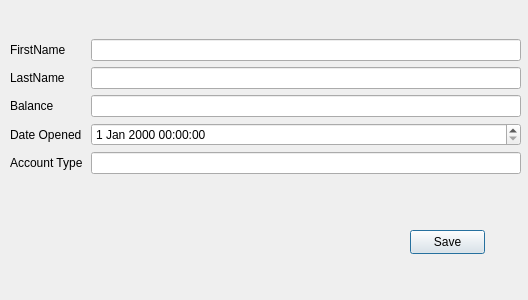
<?xml version="1.0" encoding="UTF-8"?>
<ui version="4.0">
 <class>AddAccount</class>
 <widget class="QDialog" name="AddAccount">
  <property name="geometry">
   <rect>
    <x>0</x>
    <y>0</y>
    <width>528</width>
    <height>300</height>
   </rect>
  </property>
  <property name="windowTitle">
   <string>Dialog</string>
  </property>
  <widget class="QWidget" name="formLayoutWidget">
   <property name="geometry">
    <rect>
     <x>10</x>
     <y>39</y>
     <width>511</width>
     <height>171</height>
    </rect>
   </property>
   <layout class="QFormLayout" name="formLayout">
    <item row="0" column="0">
     <widget class="QLabel" name="label">
      <property name="text">
       <string>FirstName </string>
      </property>
     </widget>
    </item>
    <item row="0" column="1">
     <widget class="QLineEdit" name="firstNamelineEdit"/>
    </item>
    <item row="1" column="0">
     <widget class="QLabel" name="label_2">
      <property name="text">
       <string>LastName</string>
      </property>
     </widget>
    </item>
    <item row="1" column="1">
     <widget class="QLineEdit" name="lastNamelineEdit"/>
    </item>
    <item row="2" column="0">
     <widget class="QLabel" name="label_3">
      <property name="text">
       <string>Balance</string>
      </property>
     </widget>
    </item>
    <item row="2" column="1">
     <widget class="QLineEdit" name="balancelineEdit"/>
    </item>
    <item row="3" column="0">
     <widget class="QLabel" name="label_5">
      <property name="text">
       <string>Date Opened </string>
      </property>
     </widget>
    </item>
    <item row="3" column="1">
     <widget class="QDateTimeEdit" name="dateOpenedDateEdit"/>
    </item>
    <item row="4" column="0">
     <widget class="QLabel" name="label_6">
      <property name="text">
       <string>Account Type</string>
      </property>
     </widget>
    </item>
    <item row="4" column="1">
     <widget class="QLineEdit" name="accountTypelineEdit"/>
    </item>
   </layout>
  </widget>
  <widget class="QPushButton" name="confirmButton">
   <property name="geometry">
    <rect>
     <x>410</x>
     <y>230</y>
     <width>75</width>
     <height>24</height>
    </rect>
   </property>
   <property name="text">
    <string>Save</string>
   </property>
  </widget>
 </widget>
 <resources/>
 <connections/>
</ui>
